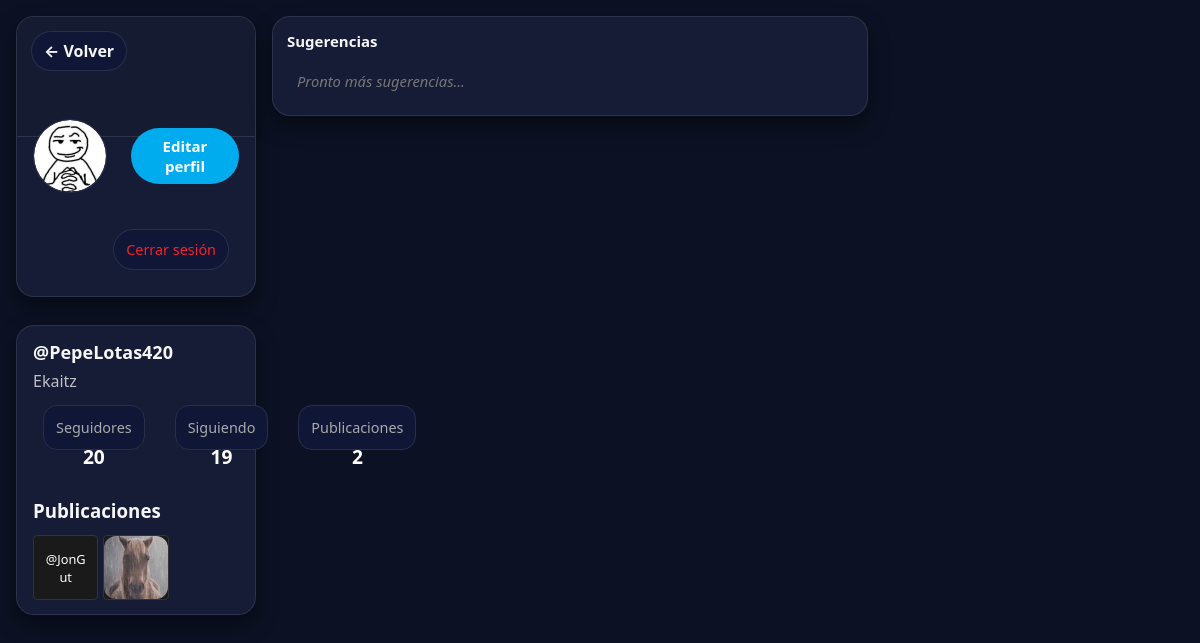
The page /php/perfil.php (signed in) on the database its author committed.
### tables this page shows
CREATE TABLE `publicacion` (
  `id_publicacion` int NOT NULL AUTO_INCREMENT,
  `id_usuario` int NOT NULL,
  `imagen` varchar(255) DEFAULT NULL,
  `fecha_publicacion` datetime NOT NULL DEFAULT CURRENT_TIMESTAMP,
  `ubicacion` varchar(250) DEFAULT NULL,
  `pie_foto` varchar(250) DEFAULT NULL,
  `texto` varchar(250) DEFAULT NULL,
  PRIMARY KEY (`id_publicacion`),
  KEY `id_usuario` (`id_usuario`),
  CONSTRAINT `fk_publicacion_usuario` FOREIGN KEY (`id_usuario`) REFERENCES `usuario` (`id_usuario`) ON DELETE CASCADE
);

### php/perfil.php (the view, shortened to what this page needs)
<?php
require_once __DIR__ . '/db.php';
?>
<!DOCTYPE html>
<html lang="es">
<head>
  <link rel="stylesheet" href="../css/index.css" />
  <link rel="stylesheet" href="../css/modal.css" />
</head>
<body>
  <div class="contenedor-inicio">
    <main class="contenido-principal">
      <section class="cabecera-perfil">
        <div class="banner">
          <a href="#" class="volver" onclick="if(window.history.length > 1){ window.history.back(); return false; } else { window.location.href='index.php'; }">← Volver</a>
        </div>
        <?php
        $foto = $_SESSION['foto_perfil'] ?? '';
        $fotoUrl = ($foto !== '') ? '../multimedia/' . rawurlencode($foto) : '';
        ?>
        <div class="info-perfil">
          <form id="formFotoPerfil" class="avatar-form" method="POST" action="subirFotoPerfil.php" enctype="multipart/form-data">
            <label class="avatar avatar-click" for="inputFotoPerfil" title="Cambiar foto">
              <?php if ($fotoUrl): ?>
                <img src="<?php echo htmlspecialchars($fotoUrl); ?>" alt="Foto de perfil">
              <?php else: ?>
                <div style="width:100%; height:100%; display:flex; align-items:center; justify-content:center; background:#333; color:#fff; font-size:2rem;">👤</div>
              <?php endif; ?>
            </label>
          </form>
          <button id="botonEditarPerfil" class="boton-registrarse boton-editar">Editar perfil</button>
        </div>
        <div style="text-align:right; padding:10px;">
          <a href="cerrar_sesion.php" class="boton-cerrar-sesion" style="color:#f4212e; text-decoration:none; font-size:0.9rem;">
            Cerrar sesión
          </a>
        </div>
      </section>
      <section class="datos-perfil">
        <h2>@<?php echo htmlspecialchars($_SESSION['usuario'] ?? ''); ?></h2>
        <p class="nombre-real"><?php echo htmlspecialchars($_SESSION['nombre'] ?? ''); ?></p>
        <div class="estadisticas">
          <div onclick="if(typeof abrirModalUsuarios === 'function') abrirModalUsuarios('seguidores')" style="cursor: pointer; text-align: center;">
            <span>Seguidores</span>
            <strong>
              <?php
                $stmt = $mysqli->prepare('SELECT COUNT(*) total FROM seguidores WHERE id_usuario = ?');
                $stmt->bind_param('i', $_SESSION['id_usuario']);
                $stmt->execute();
                echo $stmt->get_result()->fetch_assoc()['total'];
              ?>
            </strong>
          </div>
          <div onclick="if(typeof abrirModalUsuarios === 'function') abrirModalUsuarios('siguiendo')" style="cursor: pointer; text-align: center;">
            <span>Siguiendo</span>
            <strong>
              <?php
                $stmt = $mysqli->prepare('SELECT COUNT(*) total FROM seguidores WHERE id_seguidor = ?');
                $stmt->bind_param('i', $_SESSION['id_usuario']);
                $stmt->execute();
                echo $stmt->get_result()->fetch_assoc()['total'];
              ?>
            </strong>
          </div>
          <div style="text-align: center;">
            <span>Publicaciones</span>
            <strong>
              <?php
                $stmt = $mysqli->prepare('SELECT COUNT(*) total FROM publicacion WHERE id_usuario = ?');
                $stmt->bind_param('i', $_SESSION['id_usuario']);
                $stmt->execute();
                echo $stmt->get_result()->fetch_assoc()['total'];
              ?>
            </strong>
          </div>
        </div>
        <?php
        $idUsuario = (int)($_SESSION['id_usuario'] ?? 0);
        $stmt = $mysqli->prepare("
            SELECT id_publicacion, imagen, texto, pie_foto, fecha_publicacion
            FROM publicacion
            WHERE id_usuario = ?
            ORDER BY fecha_publicacion DESC, id_publicacion DESC
        ");
        $stmt->bind_param('i', $idUsuario);
        $stmt->execute();
        $pubs = $stmt->get_result()->fetch_all(MYSQLI_ASSOC);
        ?>
        <section class="mis-publicaciones">
          <h3 class="titulo-seccion">Publicaciones</h3>
          <div class="grid-publicaciones" style="display: grid; grid-template-columns: repeat(3, 1fr); gap: 5px;">
            <?php foreach ($pubs as $p):
              $idp = (int)$p['id_publicacion'];
              $img = trim((string)($p['imagen'] ?? ''));
              $txt = (string)($p['texto'] ?? '');
              $imgUrl = $img !== '' ? '../multimedia/' . rawurlencode($img) : '';
            ?>
              <div
                class="grid-item post-preview-click"
                data-id="<?php echo $idp; ?>"
                style="cursor: pointer; position: relative; aspect-ratio: 1/1; background: #1a1a1a; overflow: hidden; border-radius: 4px; border:1px solid #333;">
                <?php if ($imgUrl): ?>
                  <img src="<?php echo htmlspecialchars($imgUrl); ?>" alt="Post" style="width: 100%; height: 100%; object-fit: cover; display:block;">
                <?php else: ?>
                  <div style="padding: 10px; font-size: 0.8rem; color: #fff; height: 100%; display: flex; align-items: center; justify-content: center; text-align: center; word-break: break-word;">
                      <?php echo htmlspecialchars(mb_strimwidth($txt, 0, 80, '...')); ?>
                  </div>
                <?php endif; ?>
              </div>
            <?php endforeach; ?>
          </div>
        </section>
      </section>
    </main>
    <aside class="barra-derecha">
      <section class="panel">
        <h2>Sugerencias</h2>
        <p style="color:#777; padding:10px; font-style:italic;">Pronto más sugerencias...</p>
      </section>
    </aside>
  </div>
</body>
</html>

### css/index.css (style rules this page uses)
:root { --bg: #0c1224; --card: #161c36; --card2:#101736; --text: rgba(255,255,255,.96); --muted: rgba(255,255,255,.72); --border: rgba(255,255,255,.10); --accent: #8f7bff; --accent2:#00e6ff; --ok: #35f2a6; --shadow: 0 10px 22px rgba(0,0,0,.45); --r1: 18px; --r2: 14px; }
* { box-sizing: border-box; margin: 0; padding: 0; font-family: system-ui, -apple-system, BlinkMacSystemFont, "Segoe UI", Roboto, Helvetica, Arial, sans-serif; }
body { background: var(--bg); color: var(--text); min-height: 100vh; }
.contenedor-inicio { display: grid; grid-template-columns: 240px minmax(520px, 1fr) 300px; gap: 16px; max-width: 1200px; margin: 0 auto; padding: 16px; min-height: 100vh; }
.boton-registrarse { background: var(--accent); color: white; border: none; border-radius: 999px; padding: 0.72rem 1rem; font-weight: 700; cursor: pointer; width: 100%; }
.contenido-principal { display: flex; flex-direction: column; gap: 14px; min-width: 0; background: transparent; border: none; }
.avatar { width: 46px; height: 46px; border-radius: 18px; display: grid; place-items: center; background: var(--card2); border: 1px solid var(--border); }
.barra-derecha { padding: 0; background: transparent; display: flex; flex-direction: column; gap: 14px; }
.panel { background: var(--card); border: 1px solid var(--border); border-radius: var(--r1); padding: 14px; box-shadow: var(--shadow); }
.panel h2 { font-size: 15px; margin-bottom: 10px; }
.panel li, .panel p { font-size: 0.92rem; color: rgba(255,255,255,.84); }
.cabecera-perfil { border-radius: var(--r1); background: var(--card); border: 1px solid var(--border); box-shadow: var(--shadow); overflow: hidden; }
.cabecera-perfil .banner { min-height: 120px; padding: 14px; display: flex; align-items: flex-start; justify-content: space-between; background: #151b31; border-bottom: 1px solid var(--border); }
.volver { text-decoration: none; color: var(--text); font-weight: 650; padding: 8px 12px; border-radius: 999px; border: 1px solid var(--border); background: var(--card2); }
.info-perfil { display: flex; align-items: center; justify-content: space-between; gap: 12px; padding: 0 16px 14px; margin-top: -18px; }
.info-perfil .avatar { width: 74px; height: 74px; border-radius: 26px; font-size: 28px; border-radius: 50%; overflow: hidden; }
.boton-editar { width: auto; padding: 10px 14px; background: var(--card2); border: 1px solid var(--border); }
.boton-cerrar-sesion { display: inline-flex; align-items: center; gap: 8px; margin: 12px 16px 16px; padding: 10px 12px; border-radius: 999px; text-decoration: none; color: rgba(255,255,255,.86); border: 1px solid var(--border); background: var(--card2); }
.datos-perfil { margin-top: 14px; padding: 14px 16px; border-radius: var(--r1); background: var(--card); border: 1px solid var(--border); box-shadow: var(--shadow); }
.datos-perfil h2 { font-size: 18px; margin-bottom: 6px; }
.nombre-real { color: var(--muted); margin-bottom: 14px; }
.estadisticas { display: grid; grid-template-columns: repeat(3, 1fr); gap: 10px; }
.estadisticas span { padding: 12px; border-radius: 14px; border: 1px solid var(--border); background: var(--card2); text-align: center; color: rgba(255,255,255,.86); }
.estadisticas strong { display: block; margin-top: 6px; font-size: 18px; color: var(--text); }
.avatar-click { cursor: pointer; position: relative; }
.avatar-click img { width: 100%; height: 100%; border-radius: 50%; object-fit: cover; display: block; }
.mis-publicaciones { margin-top: 18px; }
.titulo-seccion { margin: 12px 0; }
.grid-publicaciones { display: grid; grid-template-columns: repeat(3, 1fr); gap: 8px; }
.grid-item { border: 0; padding: 0; background: transparent; cursor: pointer; border-radius: 12px; overflow: hidden; }
.grid-item img { width: 100%; aspect-ratio: 1 / 1; object-fit: cover; border-radius: 12px; display: block; }
.estadisticas > div { padding: 10px; border-radius: 10px; transition: background 0.3s ease; cursor: pointer; }
.estadisticas strong { display: block; font-size: 1.2rem; color: #fff; margin-top: 5px; }
.estadisticas span { color: #aaa; font-size: 0.9rem; }

### css/modal.css (style rules this page uses)
.boton-registrarse { background: #00acee; color: #fff; border: none; padding: 8px 20px; border-radius: 999px; font-weight: 700; font-size: 15px; cursor: pointer; transition: opacity .2s, transform .1s; }

### rows shown on the page
publicacion: texto "@JonGut"
publicacion: imagen (picture)

### other values the page prints
$_SESSION['usuario'] "PepeLotas420"
$_SESSION['nombre'] "Ekaitz"
$stmt->get_result()->fetch_assoc()['total'] "20"
$stmt->get_result()->fetch_assoc()['total'] "19"
$stmt->get_result()->fetch_assoc()['total'] "2"
